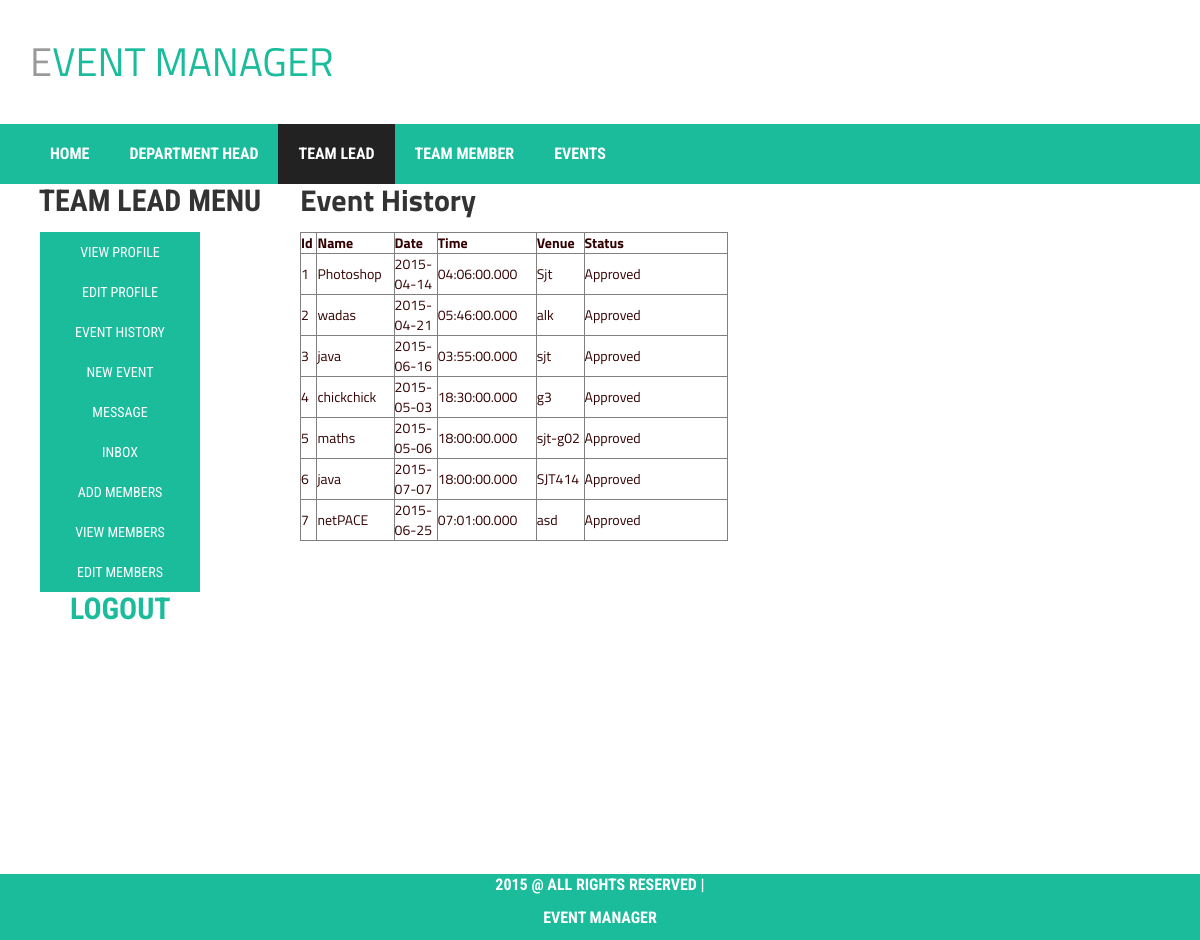
Screenshot of /tl_Event_History.php (signed in) with the database file from the repository.
### tables this page shows
CREATE TABLE IF NOT EXISTS `events` (
  `id` varchar(5) NOT NULL,
  `name` varchar(15) NOT NULL,
  `Team_Name` varchar(20) NOT NULL,
  `TeamLead_ID` varchar(20) NOT NULL,
  `date` date NOT NULL,
  `time` time(3) NOT NULL,
  `venue` varchar(20) NOT NULL,
  `status` varchar(10) NOT NULL,
  `aboutevent` varchar(50) NOT NULL
);

### tl_Event_History.php (the view, shortened to what this page needs)
<?php
include("header2.php");
include("TL_menu_list.php");
$con = mysqli_connect("localhost","root", "", "event manager");
           $qry = "SELECT id,name,date,time,venue,status FROM events";
           $res = mysqli_query($con, $qry);
?>
<section id="tl_event_history">
<article class="post">
  <header class="postheader">
  <h2>Event History</h2>
  </header>
  <section class="entry">
  <font color="#330000">
    <table width="428" border="1">
  <tr>
    <th width="122" scope="col">Id</th>
	<th width="171" scope="col">Name</th>
	<th width="171" scope="col">Date</th>
	<th width="171" scope="col">Time</th>
	<th width="171" scope="col">Venue</th>
		<th width="171" scope="col">Status</th>
  </tr>
  <?php
	while($row=mysqli_fetch_row($res))
	{
         ?>
      		    <tr>
	            <td width="113" scope="col"><?php echo $row[0] ?></td>
				<td width="400" scope="col"><?php echo $row[1] ?></td>
				<td width="171" scope="col"><?php echo $row[2] ?></td>
				<td width="600" scope="col"><?php echo $row[3] ?></td>
				<td width="171" scope="col"><?php echo $row[4] ?></td>
				<td width="2500" scope="col"><?php echo $row[5] ?></td>
				</tr>
	<?php
	}
	?>
</article>
</section>
<?php
include("footer.php");
?>

### header2.php (shortened to what this page needs)
<!DOCTYPE html>
<html lang="en">
  <head>
    <link rel="stylesheet" href="http://maxcdn.bootstrapcdn.com/bootstrap/3.2.0/css/bootstrap.min.css">
    <link rel="stylesheet" href="http://maxcdn.bootstrapcdn.com/font-awesome/4.3.0/css/font-awesome.min.css">
    <link rel="stylesheet" href="style.css">
  </head>
  <body>
    <div class="wrap">
   <header>
    <div class="site-branding-area">
        <div class="container">
            <div class="row">
                <div class="col-sm-6">
                    <div class="logo">
                        <h1><a href="index.html">E<span>VENT MANAGER</span></a></h1>
                    </div>
                </div>
   </header>
            </div>
    <nav>
    <div class="mainmenu-area">
        <div class="container">
            <div class="row">
                <div class="navbar-collapse collapse">
                    <ul class="nav navbar-nav">
                        <li><a href="index4.php">Home</a></li>
                        <li><a href="index.php">Department Head</a></li>
                        <li class="active"><a href="index2.php">Team Lead</a></li>
                        <li><a href="index3.php">Team Member</a></li>
                  				  <li><a href="home.php">Events</a></li>
                    </ul>
                </div>
            </div>
        </div>
    </div>
    </nav>

### TL_menu_list.php (shortened to what this page needs)
<section class="sidebar">
<center><h2>Team Lead Menu</h2></center>
<ul>
	<li><a href="tl_view_profile.php">View Profile</a></li>
    <li><a href="tl_Edit_Profile.php">Edit Profile</a></li>
    <li><a href="tl_Event_History.php">Event History</a></li>
    <li><a href="tl_New_Event.php">New Event</a></li>
    <li><a href="tl_Message.php">Message</a></li>
    <li><a href="tl_Inbox.php">Inbox</a></li>
	<li><a href="tl_add_members.php">Add Members</a></li>
	<li><a href="tl_view_members.php">View Members</a></li>
	<li><a href="tl_edit_members.php">Edit Members</a></li>
</ul>
<div class="hh">
<h2><a href="logout.php">Logout</a></h2>
</div>
</section>

### footer.php
<footer class="pagefooter">
<center>
<p class="sitecredit"> 2015 @ All Rights Reserved | </p>
<p class="designcredit">Event Manager</p>
</center>
</footer>
</body>
</html>

### style.css (style rules this page uses)
.pagefooter { background-color:#1abc9c; font-family: "Roboto Condensed",sans-serif; text-transform: uppercase; width: 100%; z-index: 999; clear:both; position:relative; margin-bottom:-100px; margin-top:50px; float:left; }
html,body { height:100%; }
.sidebar { float:left; background: #fff; font-family: "Roboto Condensed",sans-serif; text-transform: uppercase; width: 25%; height:80%; margin:0px; z-index: 999; }
.sidebar ul { margin:0px; width:200px; }
.sidebar ul li { margin:0px; list-style-type:none; background-color:#1abc9c; padding:10px; text-align:center; }
.sidebar ul li a { color:#fff; text-decoration:none; text-align:center; }
.hh a { margin:70px; text-decoration:none; }
.sitecredit { color: #fff; font-size: 16px; font-weight: 700; }
.designcredit { color: #fff; font-size: 16px; font-weight: 700; }
h1, h2, h3, h4, h5, h6 { font-weight: 700; margin: 0 0 15px; }
body { font-family: 'Titillium Web', sans-serif; }
.mainmenu-area { background: none repeat scroll 0 0 #1abc9c; font-family: "Roboto Condensed",sans-serif; text-transform: uppercase; width: 100%; z-index: 999; }
.logo h1 { font-size: 40px; margin: 40px 0;font-weight: 400; }
.logo h1 a { color: #999; }
.logo h1 a span { color: #1abc9c; }
.mainmenu-area ul.navbar-nav li a { color: #fff; font-size: 16px; font-weight: 700; padding: 20px; }
.mainmenu-area ul.navbar-nav li:hover a, .mainmenu-area ul.navbar-nav li.active a { background: #222 }
a { color: #1abc9c }

### rows the page displays
events: id "1", name "Photoshop", date "2015-04-14", time "04:06:00.000", venue "Sjt", status "Approved"
events: id "2", name "wadas", date "2015-04-21", time "05:46:00.000", venue "alk", status "Approved"
events: id "3", name "java", date "2015-06-16", time "03:55:00.000", venue "sjt", status "Approved"
events: id "4", name "chickchick", date "2015-05-03", time "18:30:00.000", venue "g3", status "Approved"
events: id "5", name "maths", date "2015-05-06", time "18:00:00.000", venue "sjt-g02", status "Approved"
events: id "6", name "java", date "2015-07-07", time "18:00:00.000", venue "SJT414", status "Approved"
events: id "7", name "netPACE", date "2015-06-25", time "07:01:00.000", venue "asd", status "Approved"
